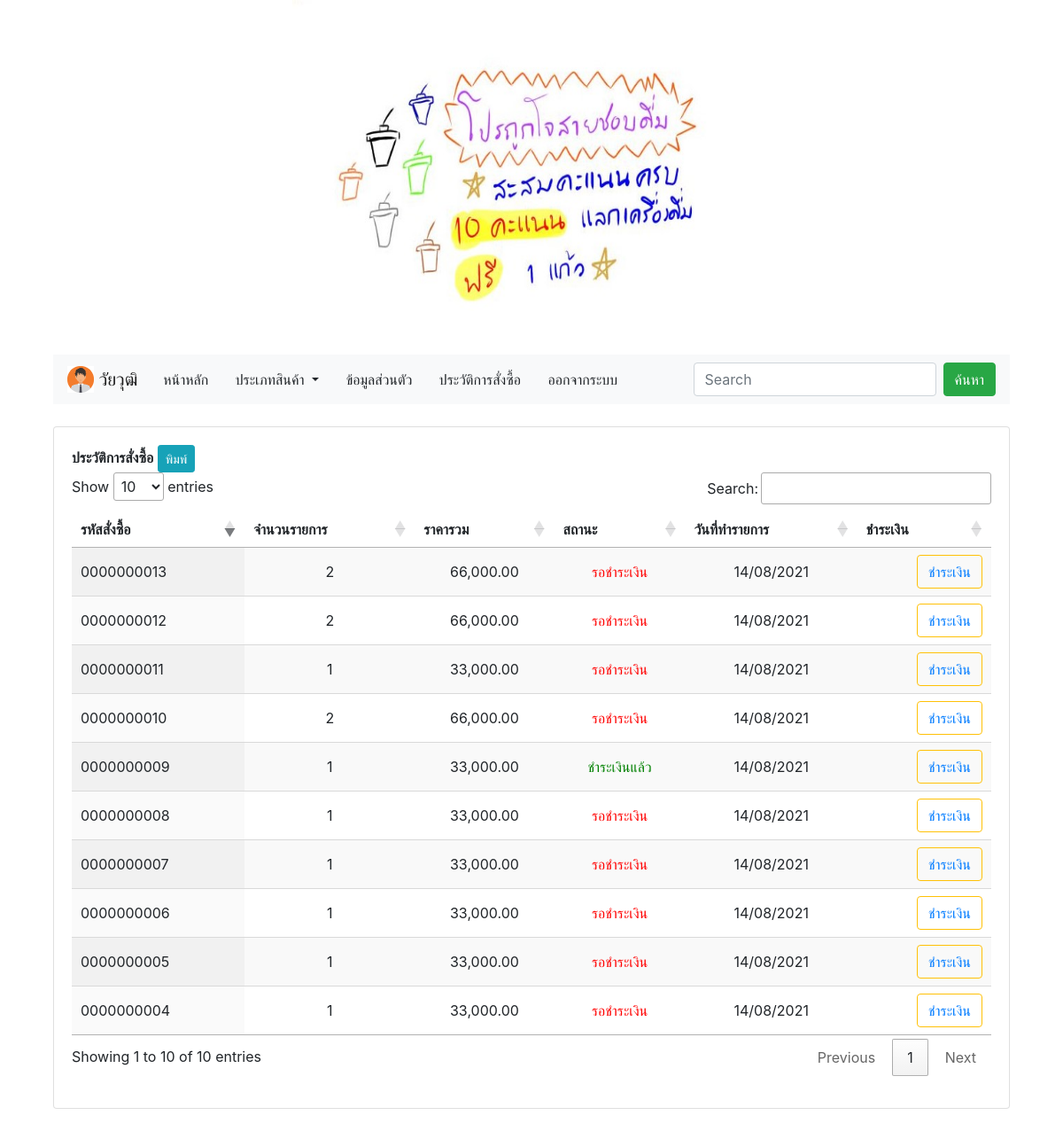
The page /member/my_order.php?page=mycart (signed in) on the database its author committed.
### tables this page shows
CREATE TABLE `tbl_member` (
  `member_id` int(11) NOT NULL,
  `m_user` varchar(20) NOT NULL,
  `m_pass` varchar(20) NOT NULL,
  `m_level` varchar(50) NOT NULL,
  `m_name` varchar(100) NOT NULL,
  `m_email` varchar(100) NOT NULL,
  `m_tel` varchar(20) NOT NULL,
  `m_address` varchar(200) NOT NULL,
  `m_img` varchar(250) NOT NULL,
  `date_save` timestamp NOT NULL DEFAULT CURRENT_TIMESTAMP
);

CREATE TABLE `tbl_order` (
  `order_id` int(10) UNSIGNED ZEROFILL NOT NULL,
  `member_id` int(11) NOT NULL,
  `name` varchar(100) NOT NULL,
  `address` varchar(500) NOT NULL,
  `email` varchar(100) NOT NULL,
  `phone` varchar(20) NOT NULL,
  `order_status` int(1) NOT NULL,
  `pay_slip` varchar(200) DEFAULT NULL,
  `b_name` varchar(100) DEFAULT NULL COMMENT 'ชื่อธนาคาร',
  `b_number` varchar(20) DEFAULT NULL COMMENT 'เลข บช',
  `pay_date` date DEFAULT NULL,
  `pay_amount` float(10,2) DEFAULT NULL,
  `postcode` varchar(30) DEFAULT NULL,
  `order_date` datetime NOT NULL
);

### member/mycart.php (the view, shortened to what this page needs)
<?php  require_once('../condb.php'); ?>
<?php
$query_mm ="SELECT * FROM tbl_member WHERE member_id = $member_id";
$mm = mysqli_query($con, $query_mm) or die ("Error in query: $query_mm " . mysqli_error());
$row_mm = mysqli_fetch_assoc($mm);
$member_id = $row_mm['member_id'];
$query_mycart ="
SELECT
o.order_id as oid, o.member_id, o.order_status, o.order_date,
d.order_id , COUNT(d.order_id) as coid, SUM(d.total) as ctotal
FROM tbl_order  as o, tbl_order_detail as d
WHERE o.member_id =$member_id
AND o.order_id=d.order_id
GROUP BY o.order_id
ORDER BY o.order_id DESC";
$mycart = mysqli_query($con, $query_mycart) or die ("Error in query: $query_mycart " . mysqli_error());
$row_mycart = mysqli_fetch_assoc($mycart);
?>
<div class="form-group" >
  <div class="col-12" align="left">
  <div class="card">
  <div class="card-body">
<p><b>ประวัติการสั่งซื้อ</b> <button class="btn btn-info btn-sm" onclick="window.print()"> พิมพ์ </button>
<table id="example" class="display" cellspacing="0" border="0" width="100%">
<thead>
  <tr>
    <th>รหัสสั่งซื้อ</th>
    <th>จำนวนรายการ</th>
    <th>ราคารวม</th>
    <th>สถานะ</th>
    <th>วันที่ทำรายการ</th>
    <th>ชำระเงิน</th>
  </tr>
  </thead>
  <?php do { ?>
    <tr>
<td>
    <?php echo $row_mycart['oid']; ?>
      </td>
      <td align="center">
      <?php echo $row_mycart['coid'];?>
      </td>
       <td align="center">
      <?php echo number_format($row_mycart['ctotal'],2);?>
      </td>
      <td align="center">
      <font color="red">
      <?php
    $status =  $row_mycart['order_status'];
   include('status.php');
    ?>
      </font>
      </td>
      <td align="center"><?php echo date('d/m/Y',strtotime($row_mycart["order_date"])); ?></td>
    <td align="right">
       <button type="button" class="btn btn-outline-warning">
      <a href="my_order.php?order_id=<?php echo $row_mycart['oid']; ?>&act=show-order">
     ชำระเงิน
      </a>
      </button>
    </td>
    </tr>
    <?php } while ($row_mycart = mysqli_fetch_assoc($mycart)); ?>
</table>
</div>
</div>
</div>
</div>

### member/navbar.php (shortened to what this page needs)
<div class="container">
  <div class="row">
    <div class="col-md-12">
      <nav class="navbar navbar-expand-lg navbar-light bg-light" >
  <a class="navbar-brand" href="index.php?act=profile">
    <img src="../m_img/<?php echo $row['m_img']; ?>" width="30" height="30" class="d-inline-block align-top" alt="">
    <?php echo $row["m_name"]; ?>
  </a>
        <a class="btn btn-Light" href="index.php" role="button">หน้าหลัก</a>
        <div class="collapse navbar-collapse" id="navbarSupportedContent">
          <ul class="navbar-nav mr-auto">
          &nbsp;<div class="btn-group">
  <button type="button" class="btn btn-Light dropdown-toggle" data-toggle="dropdown" aria-haspopup="true" aria-expanded="false">
    ประเภทสินค้า
  </button>
</div>        &nbsp; <a class="btn btn-Light" href="index.php?act=profile" role="button">ข้อมูลส่วนตัว</a>
              &nbsp; <a class="btn btn-Light" href="my_order.php?page=mycart" role="button">ประวัติการสั่งซื้อ</a>
            <?php
            if ($member_id!='') {
              ?>
              &nbsp; <a class="btn btn-Light" href="../logout.php" role="button" onclick="return confirm('คุณต้องการออกจากระบบหรือไม่ ?')">ออกจากระบบ</a>
            <?php } ?>
          </ul>
          <form class="form-inline my-2 my-lg-0" name="qp" action="index.php" method="GET">
            <input class="form-control mr-sm-2" type="text" placeholder="Search" name="q">
            <button class="btn btn-success my-2 my-sm-0" type="submit">ค้นหา</button>
          </form>
        </div>
      </nav>
    </div>
  </div>
</div>

### member/status.php
<?php
	if($status==1){
		  echo "<font color='red'>";
		  echo "รอชำระเงิน";
		  echo "</font>";
	}elseif($status==2){
		  echo "<font color='green'>";
		  echo "ชำระเงินแล้ว";
		  echo "</font>";
	}elseif($status==3){
		  echo "<font color='green'>";
		  echo "ส่งของแล้ว";
		  echo "</font>";
	}elseif($status==4){
		  echo "<font color='red'>";
		  echo "รอตรวจสอบ";
		  echo "</font>";
	}
?>

### rows shown on the page
tbl_member: m_img (picture), m_name "วัยวุฒิ"
tbl_order: order_id "0000000013", coid "2", ctotal "66,000.00", order_status "รอชำระเงิน", order_date "14/08/2021"
tbl_order: order_id "0000000012", coid "2", ctotal "66,000.00", order_status "รอชำระเงิน", order_date "14/08/2021"
tbl_order: order_id "0000000011", coid "1", ctotal "33,000.00", order_status "รอชำระเงิน", order_date "14/08/2021"
tbl_order: order_id "0000000010", coid "2", ctotal "66,000.00", order_status "รอชำระเงิน", order_date "14/08/2021"
tbl_order: order_id "0000000009", coid "1", ctotal "33,000.00", order_status "ชำระเงินแล้ว", order_date "14/08/2021"
tbl_order: order_id "0000000008", coid "1", ctotal "33,000.00", order_status "รอชำระเงิน", order_date "14/08/2021"
tbl_order: order_id "0000000007", coid "1", ctotal "33,000.00", order_status "รอชำระเงิน", order_date "14/08/2021"
tbl_order: order_id "0000000006", coid "1", ctotal "33,000.00", order_status "รอชำระเงิน", order_date "14/08/2021"
tbl_order: order_id "0000000005", coid "1", ctotal "33,000.00", order_status "รอชำระเงิน", order_date "14/08/2021"
tbl_order: order_id "0000000004", coid "1", ctotal "33,000.00", order_status "รอชำระเงิน", order_date "14/08/2021"
